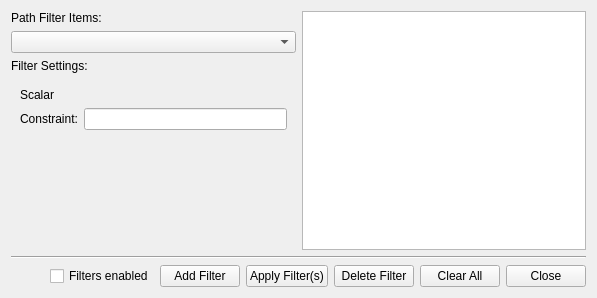
<?xml version="1.0" encoding="UTF-8"?>
<ui version="4.0">
 <class>filter</class>
 <widget class="QWidget" name="filter">
  <property name="enabled">
   <bool>true</bool>
  </property>
  <property name="geometry">
   <rect>
    <x>0</x>
    <y>0</y>
    <width>597</width>
    <height>298</height>
   </rect>
  </property>
  <property name="sizePolicy">
   <sizepolicy hsizetype="Expanding" vsizetype="Expanding">
    <horstretch>0</horstretch>
    <verstretch>0</verstretch>
   </sizepolicy>
  </property>
  <property name="minimumSize">
   <size>
    <width>597</width>
    <height>298</height>
   </size>
  </property>
  <property name="windowTitle">
   <string>Filter</string>
  </property>
  <layout class="QVBoxLayout" name="verticalLayout_2">
   <property name="sizeConstraint">
    <enum>QLayout::SetMinimumSize</enum>
   </property>
   <item>
    <layout class="QHBoxLayout" name="horizontalLayout">
     <item>
      <layout class="QVBoxLayout" name="verticalLayout">
       <item>
        <widget class="QLabel" name="labelFilterItems">
         <property name="text">
          <string>Path Filter Items:</string>
         </property>
        </widget>
       </item>
       <item>
        <widget class="QComboBox" name="combItems">
         <property name="currentText">
          <string/>
         </property>
         <property name="insertPolicy">
          <enum>QComboBox::InsertAfterCurrent</enum>
         </property>
         <property name="duplicatesEnabled">
          <bool>false</bool>
         </property>
        </widget>
       </item>
       <item>
        <widget class="QLabel" name="labelFilterSettings">
         <property name="text">
          <string>Filter Settings:</string>
         </property>
        </widget>
       </item>
       <item>
        <widget class="QStackedWidget" name="stackedWidget">
         <property name="sizePolicy">
          <sizepolicy hsizetype="Preferred" vsizetype="Preferred">
           <horstretch>0</horstretch>
           <verstretch>0</verstretch>
          </sizepolicy>
         </property>
         <property name="currentIndex">
          <number>0</number>
         </property>
         <widget class="QWidget" name="singleValue">
          <layout class="QFormLayout" name="formLayout_2">
           <item row="1" column="0">
            <widget class="QLabel" name="labelConstraint">
             <property name="text">
              <string>Constraint:</string>
             </property>
            </widget>
           </item>
           <item row="1" column="1">
            <widget class="QLineEdit" name="leExp"/>
           </item>
           <item row="0" column="0">
            <widget class="QLabel" name="label_4">
             <property name="text">
              <string>Scalar</string>
             </property>
            </widget>
           </item>
          </layout>
         </widget>
         <widget class="QWidget" name="doubleValue">
          <layout class="QFormLayout" name="formLayout_3">
           <item row="1" column="0">
            <widget class="QLabel" name="labelConstraintX">
             <property name="text">
              <string>Constraint x:</string>
             </property>
            </widget>
           </item>
           <item row="1" column="1">
            <widget class="QLineEdit" name="leExpX"/>
           </item>
           <item row="2" column="0">
            <widget class="QLabel" name="labelConstraintY">
             <property name="text">
              <string>Constraint y:</string>
             </property>
            </widget>
           </item>
           <item row="2" column="1">
            <widget class="QLineEdit" name="leExpY"/>
           </item>
           <item row="0" column="0">
            <widget class="QLabel" name="label_3">
             <property name="text">
              <string>Point2</string>
             </property>
            </widget>
           </item>
           <item row="3" column="1">
            <widget class="QCheckBox" name="cbPoint2">
             <property name="text">
              <string>x == y</string>
             </property>
             <property name="checked">
              <bool>true</bool>
             </property>
            </widget>
           </item>
          </layout>
         </widget>
         <widget class="QWidget" name="dribbleValue">
          <layout class="QFormLayout" name="formLayout_4">
           <item row="1" column="0">
            <widget class="QLabel" name="labelConstraintX_2">
             <property name="text">
              <string>Constraint x:</string>
             </property>
            </widget>
           </item>
           <item row="1" column="1">
            <widget class="QLineEdit" name="leExpX_2"/>
           </item>
           <item row="2" column="0">
            <widget class="QLabel" name="labelConstraintY_2">
             <property name="text">
              <string>Constraint y:</string>
             </property>
            </widget>
           </item>
           <item row="2" column="1">
            <widget class="QLineEdit" name="leExpY_2"/>
           </item>
           <item row="3" column="0">
            <widget class="QLabel" name="labelConstraintZ">
             <property name="text">
              <string>Constraint z:</string>
             </property>
            </widget>
           </item>
           <item row="3" column="1">
            <widget class="QLineEdit" name="leExpZ"/>
           </item>
           <item row="0" column="0">
            <widget class="QLabel" name="label_2">
             <property name="text">
              <string>Point3</string>
             </property>
            </widget>
           </item>
           <item row="4" column="1">
            <widget class="QCheckBox" name="cbPoint3">
             <property name="text">
              <string>x == y == z</string>
             </property>
             <property name="checked">
              <bool>true</bool>
             </property>
            </widget>
           </item>
          </layout>
         </widget>
         <widget class="QWidget" name="colorValue">
          <layout class="QFormLayout" name="formLayout_5">
           <item row="1" column="0">
            <widget class="QLabel" name="labelConstraintRed">
             <property name="text">
              <string>Constraint Red:</string>
             </property>
            </widget>
           </item>
           <item row="1" column="1">
            <widget class="QLineEdit" name="leExpR"/>
           </item>
           <item row="2" column="0">
            <widget class="QLabel" name="labelConstraintGreen">
             <property name="text">
              <string>Constraint Green:</string>
             </property>
            </widget>
           </item>
           <item row="2" column="1">
            <widget class="QLineEdit" name="leExpG"/>
           </item>
           <item row="3" column="0">
            <widget class="QLabel" name="labelConstraintBlue">
             <property name="text">
              <string>Constraint Blue:</string>
             </property>
            </widget>
           </item>
           <item row="3" column="1">
            <widget class="QLineEdit" name="leExpB"/>
           </item>
           <item row="0" column="0">
            <widget class="QLabel" name="label">
             <property name="text">
              <string>Color</string>
             </property>
            </widget>
           </item>
           <item row="4" column="1">
            <widget class="QCheckBox" name="cbColor">
             <property name="text">
              <string>r == g == b</string>
             </property>
             <property name="checked">
              <bool>true</bool>
             </property>
            </widget>
           </item>
          </layout>
         </widget>
        </widget>
       </item>
      </layout>
     </item>
     <item>
      <widget class="QListWidget" name="filterList"/>
     </item>
    </layout>
   </item>
   <item>
    <widget class="Line" name="line">
     <property name="orientation">
      <enum>Qt::Horizontal</enum>
     </property>
    </widget>
   </item>
   <item>
    <layout class="QHBoxLayout" name="horizontalLayout_2">
     <item>
      <spacer name="horizontalSpacer">
       <property name="orientation">
        <enum>Qt::Horizontal</enum>
       </property>
       <property name="sizeHint" stdset="0">
        <size>
         <width>40</width>
         <height>20</height>
        </size>
       </property>
      </spacer>
     </item>
     <item>
      <widget class="QCheckBox" name="cbFilterEnabled">
       <property name="text">
        <string>Filters enabled</string>
       </property>
      </widget>
     </item>
     <item>
      <widget class="QPushButton" name="btnAddFilter">
       <property name="text">
        <string>Add Filter</string>
       </property>
      </widget>
     </item>
     <item>
      <widget class="QPushButton" name="btnApplyFilter">
       <property name="text">
        <string>Apply Filter(s)</string>
       </property>
      </widget>
     </item>
     <item>
      <widget class="QPushButton" name="btnDeleteFilter">
       <property name="text">
        <string>Delete Filter</string>
       </property>
      </widget>
     </item>
     <item>
      <widget class="QPushButton" name="btnClearAll">
       <property name="text">
        <string>Clear All</string>
       </property>
      </widget>
     </item>
     <item>
      <widget class="QPushButton" name="btnClose">
       <property name="text">
        <string>Close</string>
       </property>
      </widget>
     </item>
    </layout>
   </item>
  </layout>
 </widget>
 <resources/>
 <connections/>
</ui>
